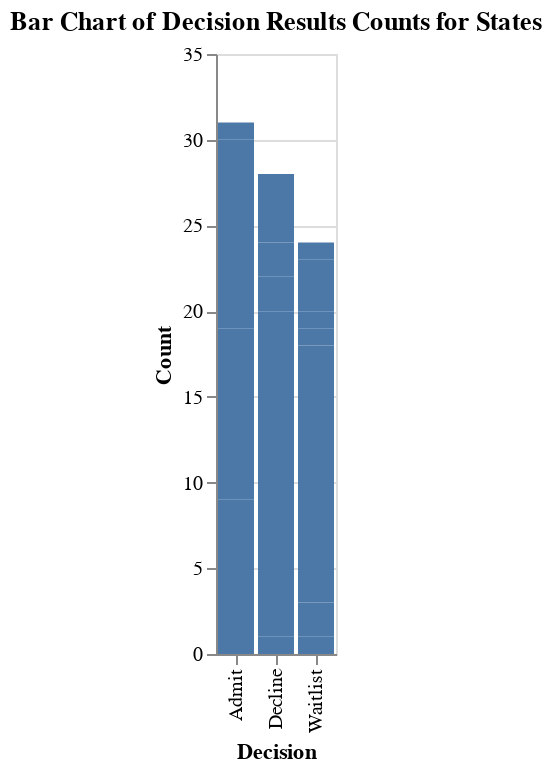

Here is the notebook cell this chart was saved with:
### Code cell
import altair as alt

unique_states = decision_count['State'].unique().tolist()

# Dropdown selection
input_dropdown = alt.binding_select(options=[None] + unique_states, labels = ['All'] + unique_states, name='State')
selection = alt.selection_single(fields=['State'], bind=input_dropdown)

decision_bar = alt.Chart(decision_count).transform_filter(
    selection
).mark_bar().encode(
    alt.X('Decision:O', title='Decision'),
    alt.Y('Count:Q', title='Count'),
).add_selection(selection).interactive()
chart_title = "Bar Chart of Decision Results Counts for States"
decision_bar = decision_bar.properties(title=chart_title)

decision_bar

### Figure 1 — Vega-Lite specification as saved in the notebook (floating-point values rounded to 4 significant figures)
{"config": {"view": {"continuousWidth": 300, "continuousHeight": 300}}, "data": {"name": "data-3151e51d0607e0d5854f8ec7322a3dc0"}, "mark": {"type": "bar"}, "encoding": {"x": {"field": "Decision", "title": "Decision", "type": "ordinal"}, "y": {"field": "Count", "title": "Count", "type": "quantitative"}}, "params": [{"name": "param_1", "select": {"type": "point", "fields": ["State"]}, "bind": {"input": "select", "options": [null, "California", "Colorado", "Florida", "Utah", "Mississippi", "Oregon", "Virginia", "Alabama", "Georgia", "New york", "Vermont"], "labels": ["All", "California", "Colorado", "Florida", "Utah", "Mississippi", "Oregon", "Virginia", "Alabama", "Georgia", "New york", "Vermont"], "name": "State"}}, {"name": "param_2", "select": {"type": "interval", "encodings": ["x", "y"]}, "bind": "scales"}], "title": "Bar Chart of Decision Results Counts for States", "transform": [{"filter": {"param": "param_1"}}], "$schema": "https://vega.github.io/schema/vega-lite/v5.8.0.json", "datasets": {"data-3151e51d0607e0d5854f8ec7322a3dc0": [{"Decision": "Admit", "State": "California", "Count": 9}, {"Decision": "Admit", "State": "Colorado", "Count": 10}, {"Decision": "Admit", "State": "Florida", "Count": 11}, {"Decision": "Admit", "State": "Utah", "Count": 1}, {"Decision": "Decline", "State": "California", "Count": 1}, {"Decision": "Decline", "State": "Colorado", "Count": 6}, {"Decision": "Decline", "State": "Florida", "Count": 13}, {"Decision": "Decline", "State": "Mississippi", "Count": 1}, {"Decision": "Decline", "State": "Oregon", "Count": 1}, {"Decision": "Decline", "State": "Utah", "Count": 2}, {"Decision": "Decline", "State": "Virginia", "Count": 4}, {"Decision": "Waitlist", "State": "Alabama", "Count": 1}, {"Decision": "Waitlist", "State": "California", "Count": 2}, {"Decision": "Waitlist", "State": "Colorado", "Count": 4}, {"Decision": "Waitlist", "State": "Florida", "Count": 11}, {"Decision": "Waitlist", "State": "Georgia", "Count": 1}, {"Decision": "Waitlist", "State": "New york", "Count": 1}, {"Decision": "Waitlist", "State": "Utah", "Count": 3}, {"Decision": "Waitlist", "State": "Vermont", "Count": 1}]}}
